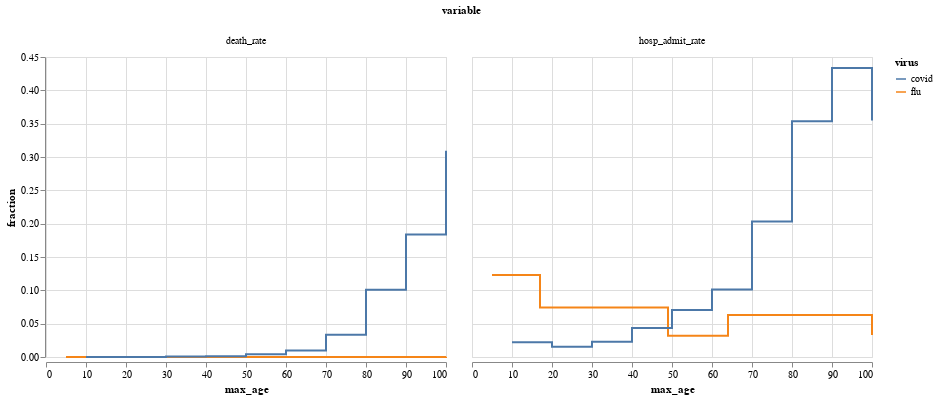

Write notebook code for a chart like this one.
### Code cell
import altair as alt
kwargs = dict(
    x="max_age",
    color="virus",
)
alt.Chart(show).mark_line(interpolate='step-after').encode(
    x="max_age",
    y=alt.Y("fraction"),#, scale=alt.Scale(type="log")),
    color="virus",
    column="variable",
)

### Figure 1 — Vega-Lite specification as saved in the notebook (floating-point values rounded to 4 significant figures)
{"config": {"view": {"continuousWidth": 400, "continuousHeight": 300}}, "data": {"name": "data-a2a004e8ffe84ee07032be3af807f226"}, "mark": {"type": "line", "interpolate": "step-after"}, "encoding": {"color": {"type": "nominal", "field": "virus"}, "column": {"type": "nominal", "field": "variable"}, "x": {"type": "quantitative", "field": "max_age"}, "y": {"type": "quantitative", "field": "fraction"}}, "$schema": "https://vega.github.io/schema/vega-lite/v4.8.1.json", "datasets": {"data-a2a004e8ffe84ee07032be3af807f226": [{"max_age": 5, "virus": "flu", "variable": "hosp_admit_rate", "fraction": 0.1229}, {"max_age": 17, "virus": "flu", "variable": "hosp_admit_rate", "fraction": 0.07436}, {"max_age": 49, "virus": "flu", "variable": "hosp_admit_rate", "fraction": 0.0319}, {"max_age": 64, "virus": "flu", "variable": "hosp_admit_rate", "fraction": 0.0629}, {"max_age": 100, "virus": "flu", "variable": "hosp_admit_rate", "fraction": 0.03282}, {"max_age": 10, "virus": "covid", "variable": "hosp_admit_rate", "fraction": 0.02219}, {"max_age": 20, "virus": "covid", "variable": "hosp_admit_rate", "fraction": 0.01543}, {"max_age": 30, "virus": "covid", "variable": "hosp_admit_rate", "fraction": 0.02285}, {"max_age": 40, "virus": "covid", "variable": "hosp_admit_rate", "fraction": 0.0436}, {"max_age": 50, "virus": "covid", "variable": "hosp_admit_rate", "fraction": 0.07048}, {"max_age": 60, "virus": "covid", "variable": "hosp_admit_rate", "fraction": 0.1014}, {"max_age": 70, "virus": "covid", "variable": "hosp_admit_rate", "fraction": 0.2032}, {"max_age": 80, "virus": "covid", "variable": "hosp_admit_rate", "fraction": 0.3537}, {"max_age": 90, "virus": "covid", "variable": "hosp_admit_rate", "fraction": 0.4334}, {"max_age": 100, "virus": "covid", "variable": "hosp_admit_rate", "fraction": 0.3549}, {"max_age": 5, "virus": "flu", "variable": "death_rate", "fraction": 1.3e-05}, {"max_age": 17, "virus": "flu", "variable": "death_rate", "fraction": 4e-06}, {"max_age": 49, "virus": "flu", "variable": "death_rate", "fraction": 1.8e-05}, {"max_age": 64, "virus": "flu", "variable": "death_rate", "fraction": 9e-05}, {"max_age": 100, "virus": "flu", "variable": "death_rate", "fraction": 0.000487}, {"max_age": 10, "virus": "covid", "variable": "death_rate", "fraction": 0.0}, {"max_age": 20, "virus": "covid", "variable": "death_rate", "fraction": 0.0}, {"max_age": 30, "virus": "covid", "variable": "death_rate", "fraction": 0.0005975}, {"max_age": 40, "virus": "covid", "variable": "death_rate", "fraction": 0.001227}, {"max_age": 50, "virus": "covid", "variable": "death_rate", "fraction": 0.004076}, {"max_age": 60, "virus": "covid", "variable": "death_rate", "fraction": 0.009609}, {"max_age": 70, "virus": "covid", "variable": "death_rate", "fraction": 0.03355}, {"max_age": 80, "virus": "covid", "variable": "death_rate", "fraction": 0.1008}, {"max_age": 90, "virus": "covid", "variable": "death_rate", "fraction": 0.1836}, {"max_age": 100, "virus": "covid", "variable": "death_rate", "fraction": 0.3094}]}}
